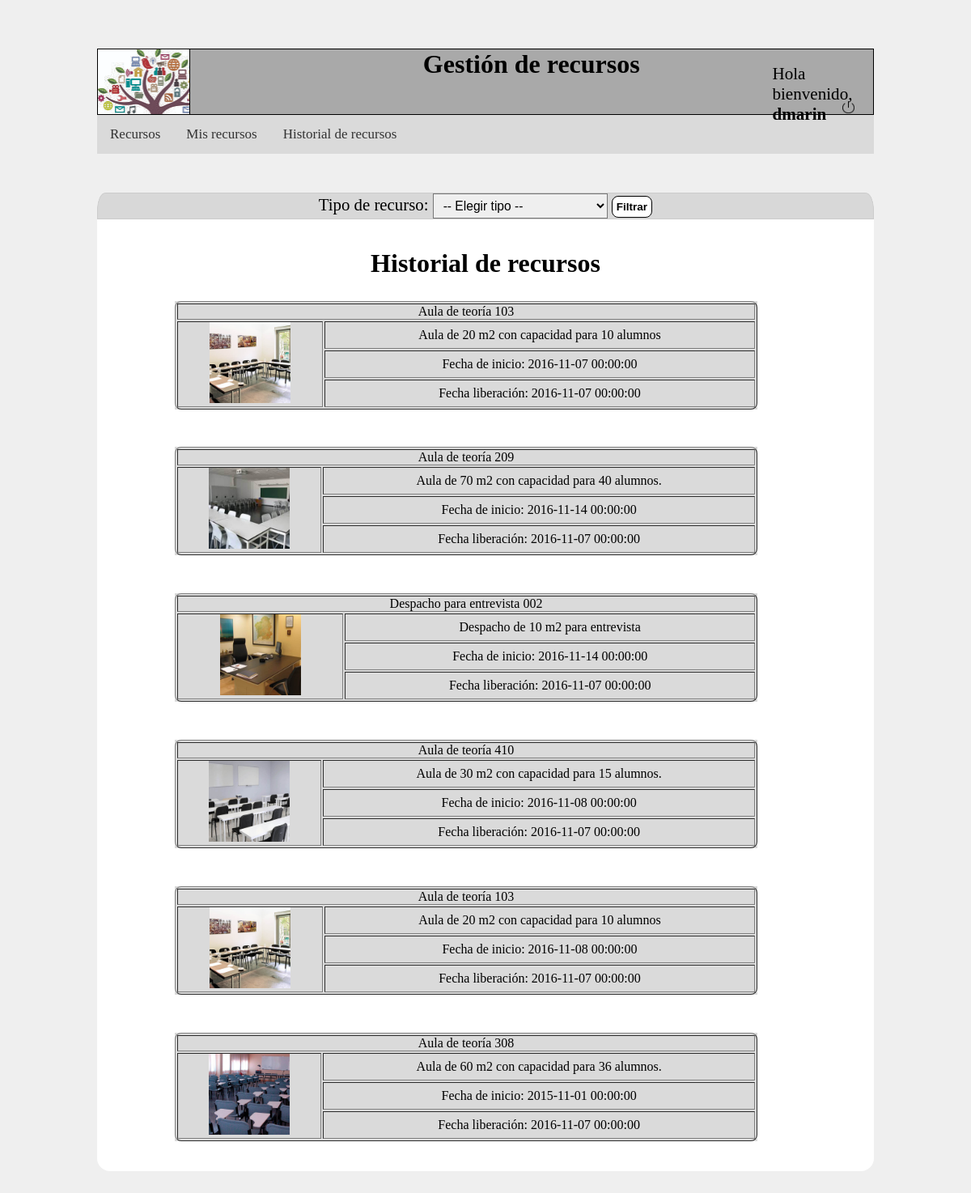
Screenshot of /php/historial_recursos.php (signed in) with the database file from the repository.
### tables this page shows
CREATE TABLE `tbl_usuario` (
  `usu_id` int(3) NOT NULL,
  `usu_nickname` varchar(15) NOT NULL,
  `usu_nombre` varchar(15) NOT NULL,
  `usu_apellido` varchar(15) NOT NULL,
  `usu_correo` varchar(30) NOT NULL,
  `usu_cargo` varchar(15) NOT NULL,
  `usu_foto` varchar(20) NOT NULL,
  `usu_contrasena` varchar(15) NOT NULL
);

CREATE TABLE `tbl_reserva` (
  `res_id` int(4) NOT NULL,
  `res_fechainicio` datetime NOT NULL,
  `res_fechafinal` datetime DEFAULT NULL,
  `res_recursoid` int(2) NOT NULL,
  `res_usuarioid` int(3) NOT NULL
);

CREATE TABLE `tbl_recurso` (
  `rec_id` int(2) NOT NULL,
  `rec_nombre` varchar(30) NOT NULL,
  `rec_foto` varchar(15) NOT NULL,
  `rec_descripcion` varchar(200) NOT NULL,
  `rec_tipoid` int(2) NOT NULL,
  `rec_estado` varchar(15) NOT NULL
);

### php/historial_recursos.php (the view, shortened to what this page needs)
<?php
		require_once('conexion.php');
		$con =	"SELECT * FROM `tbl_usuario` WHERE `usu_id` = '". $_SESSION["usu_id"] ."'";
		$result	=	mysqli_query($conexion,$con);
		while ($fila = mysqli_fetch_row($result))
			{
				$usu_nickname	=	$fila[1];
				$usuario = $_SESSION['usu_id'];
			}
		$sql = "SELECT * FROM tbl_tiporecurso ORDER BY tr_id";
		$finalizado_sql =	" SELECT * FROM tbl_reserva INNER JOIN tbl_recurso ON tbl_recurso.rec_id = tbl_reserva.res_recursoid WHERE res_fechafinal IS NOT NULL AND  res_usuarioid='$usuario'";
		extract($_REQUEST);
		$finalizado_sql .= "ORDER BY `tbl_reserva`.`res_id`  DESC";
		$finalizados = mysqli_query($conexion, $finalizado_sql);
		$tipos = mysqli_query($conexion, $sql);
?>
<!DOCTYPE html>
<html>
<head>
	<link rel="stylesheet" type="text/css" href="../css/recursos.css">
</head>
<body>
	<div class="header">
			<div class="logo">
			</div>
			<h1 align="center">Gestión de recursos</h1>
			<div class="profile">
			<p class="welcome">Hola bienvenido, <br /><b>
			<?php echo $usu_nickname; ?></b>
			</p>
			</div>
			<div class="logout">
				<a href="logout.proc.php" onclick="return logout();">
					<img class="img_logout" src="../img/logout_small.png" alt="Cerrar sesión">
				</a>
			</div>
		</div>
<nav>
	<ul class="topnav">
		<li class="li"><a href="recursos.php">Recursos</a></li>
		<li class="li"><a href="misrecursos.php">Mis recursos</a></li>
		<li class="li"><a href="#">Historial de recursos</a></li>
	</ul>
</nav>
<div class="container">
	<?php
	if(mysqli_num_rows($finalizados)>0 && mysqli_num_rows($tipos)>0){
		?>
	<form action="historial_recursos.php" method="get" class="formtipo">
	Tipo de recurso:
		<select name="tr_id">
			<option value="0">-- Elegir tipo --</option>
		</select>
		<input type="submit" name="enviar" value="Filtrar">
	</form>
	<br/>
	<br/>
	<h1>Historial de recursos</h1>
	<br/>
	<?php
		if(mysqli_num_rows($finalizados)>0){
								while($finalizado=mysqli_fetch_array($finalizados)){
									echo "<div class='content_rec'>";
									echo "<table border>";
										echo "<tr>";
											echo "<td colspan='2'>" . $finalizado['rec_nombre'] . "</td>";
										echo "</tr>";
										echo "<tr>";
											echo "<td rowspan='3'><img class='img_recu' src='../img/recursos/".$finalizado['rec_foto']."' width='100'></td>";
											echo "<td>".$finalizado['rec_descripcion']."</td>";
										echo "</tr>";
										echo "<tr>";
											echo "<td>Fecha de inicio: " .$finalizado['res_fechainicio']. "</td>";
										echo "</tr>";
										echo "<tr>";
											echo "<td>Fecha liberación: " .$finalizado['res_fechafinal']. "</td>";
											echo "</tr>";
									echo "</table>";
									echo "</div>";
					}
				}
			} else {
				echo "Aún no has reservado ningun recurso";
			}
		?>
</div>
</body>
</html>

### css/recursos.css (style rules this page uses)
* { margin:0px; padding:0px; }
body { background-color: #EFEFEF; width: 80%; margin: 5% 10%; }
.header { height: 80px; background-color: #A9A9A9; border: solid 1px black; }
.logo { background-image: url("../img/banner_opt.jpg"); height: 100%; width: 11.75%; border-right: solid 1px black; float: left; }
.welcome { position: relative; margin-left: 85%; width: 25%; }
nav { margin: 0; padding: 0; background-color: #DADADA; }
nav ul.topnav { list-style-type: none; overflow: hidden; }
nav ul.topnav li { float: left; }
nav ul.topnav li a { display: inline-block; color: #333; text-align: center; padding: 14px 16px; text-decoration: none; transition: 0.3s; font-size: 17px; }
.profile { width: 20%; margin-left: 70%; margin-top: -2%; font-size: 1.32em; }
.container { background-color: white; width: 100%; border-radius:1em; margin-top: 2%; text-align: center; font-size: 1em; }
.content_rec { margin-top: 1%; margin-bottom: 2%; text-align:center; width: 75%; background-color:#DADADA; margin-left: 10%; }
.content_rec table { width: 100%; border-radius: 8px 8px 8px 8px; }
.formtipo { margin-top: 5%; }
.img_logout { width: 8%; margin-left: 75% }
.logout { width: 20%; position: relative; margin-left: 81%; margin-top: -3%; }
.formtipo { font-size: 1.3em; border: 1px solid #ccc; background-color: #D8D8D8; border-top-left-radius: 0.5em 1em; border-top-right-radius: 0.5em 1em; }
select { padding: 5px 8px; box-shadow: none; background-image: none; font-size:0.75em; }
input { font-weight: bold; cursor: pointer; padding: 5px; border: 1px solid #000; background: #fff; border-radius: 8px 8px 8px 8px; font-size: 0.65em; }

### rows the page displays
tbl_usuario: usu_nickname "dmarin"
tbl_reserva: res_recursoid.rec_nombre "Aula de teoría 103", res_recursoid.rec_foto (picture), res_recursoid.rec_descripcion "Aula de 20 m2 con capacidad para 10 alumnos", res_fechainicio "2016-11-07 00:00:00", res_fechafinal "2016-11-07 00:00:00"
tbl_reserva: res_recursoid.rec_nombre "Aula de teoría 209", res_recursoid.rec_foto (picture), res_recursoid.rec_descripcion "Aula de 70 m2 con capacidad para 40 alumnos.", res_fechainicio "2016-11-14 00:00:00", res_fechafinal "2016-11-07 00:00:00"
tbl_reserva: res_recursoid.rec_nombre "Despacho para entrevista 002", res_recursoid.rec_foto (picture), res_recursoid.rec_descripcion "Despacho de 10 m2 para entrevista", res_fechainicio "2016-11-14 00:00:00", res_fechafinal "2016-11-07 00:00:00"
tbl_reserva: res_recursoid.rec_nombre "Aula de teoría 410", res_recursoid.rec_foto (picture), res_recursoid.rec_descripcion "Aula de 30 m2 con capacidad para 15 alumnos.", res_fechainicio "2016-11-08 00:00:00", res_fechafinal "2016-11-07 00:00:00"
tbl_reserva: res_recursoid.rec_nombre "Aula de teoría 103", res_recursoid.rec_foto (picture), res_recursoid.rec_descripcion "Aula de 20 m2 con capacidad para 10 alumnos", res_fechainicio "2016-11-08 00:00:00", res_fechafinal "2016-11-07 00:00:00"
tbl_reserva: res_recursoid.rec_nombre "Aula de teoría 308", res_recursoid.rec_foto (picture), res_recursoid.rec_descripcion "Aula de 60 m2 con capacidad para 36 alumnos.", res_fechainicio "2015-11-01 00:00:00", res_fechafinal "2016-11-07 00:00:00"
